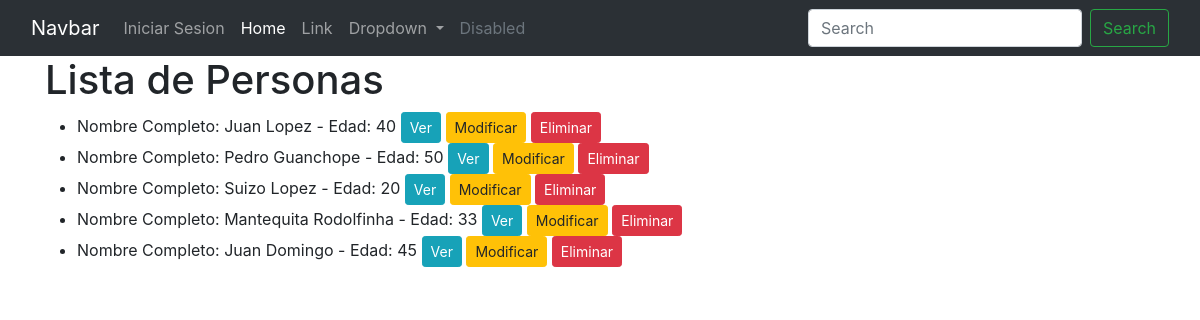
/persona/lista/, run on the app's committed database.
### persona/models.py (models this page shows)
class Persona(models.Model):
    apellido = models.CharField(verbose_name="apellido", max_length=50)
    nombre = models.CharField(verbose_name="nombre", max_length=50)
    edad = models.IntegerField(verbose_name="edad")
    oficina = models.ForeignKey(Oficina, on_delete=models.PROTECT, related_name="personas", null=True, blank=True)
    class Meta:
        verbose_name = 'Persona'
        verbose_name_plural = 'Personas'
    def __str__(self):
        return f"Nombre Completo: {self.nombre} {self.apellido} - Edad: {self.edad}"

### persona/views.py (the view)
class PersonaListView(ListView):
    model = Persona
    template_name = "persona/lista.html"
    context_object_name = "personas"

### templates/persona/lista.html
{% extends 'base.html' %}
{% block content %}
    <h1>Lista de Personas</h1>
    <ul>
      {% for persona in personas %}
        <li>
          {{ persona }}
          {% if persona.pk %}
            <a href="{% url 'persona:detalle' persona.pk %}" class="btn btn-info btn-sm">Ver</a>
            <a href="{% url 'persona:actualizar' persona.pk %}" class="btn btn-warning btn-sm">Modificar</a>
            <a href="{% url 'persona:eliminar' persona.pk %}" class="btn btn-danger btn-sm">Eliminar</a>
          {% endif %}
        </li>
      {% endfor %}
    </ul>
{% endblock content %}

### data on the page
Persona: nombre+apellido+edad "Nombre Completo: Juan Lopez - Edad: 40", shows "Ver"
Persona: nombre+apellido+edad "Nombre Completo: Pedro Guanchope - Edad: 50", shows "Ver"
Persona: nombre+apellido+edad "Nombre Completo: Suizo Lopez - Edad: 20", shows "Ver"
Persona: nombre+apellido+edad "Nombre Completo: Mantequita Rodolfinha - Edad: 33", shows "Ver"
Persona: nombre+apellido+edad "Nombre Completo: Juan Domingo - Edad: 45", shows "Ver"
